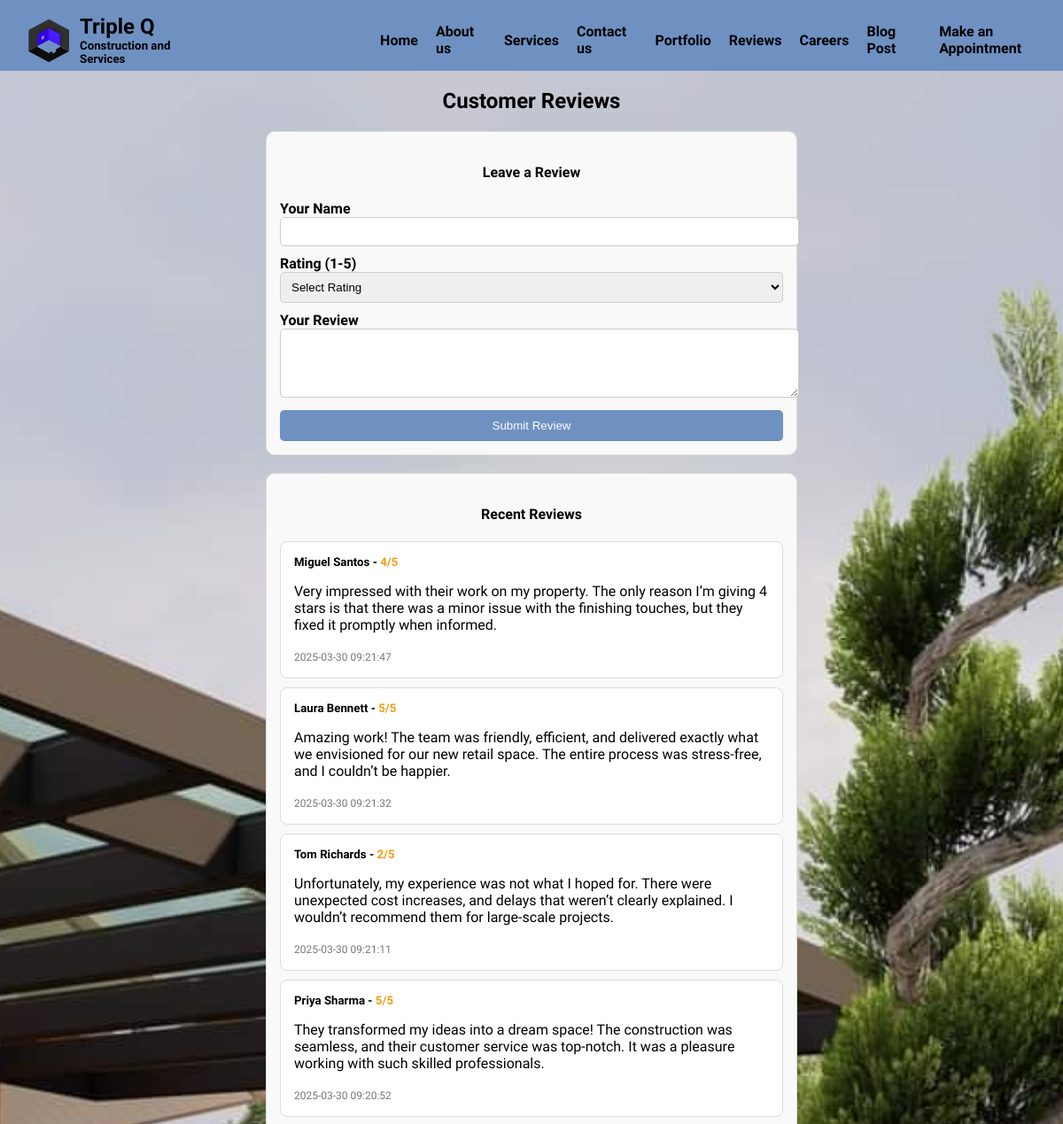
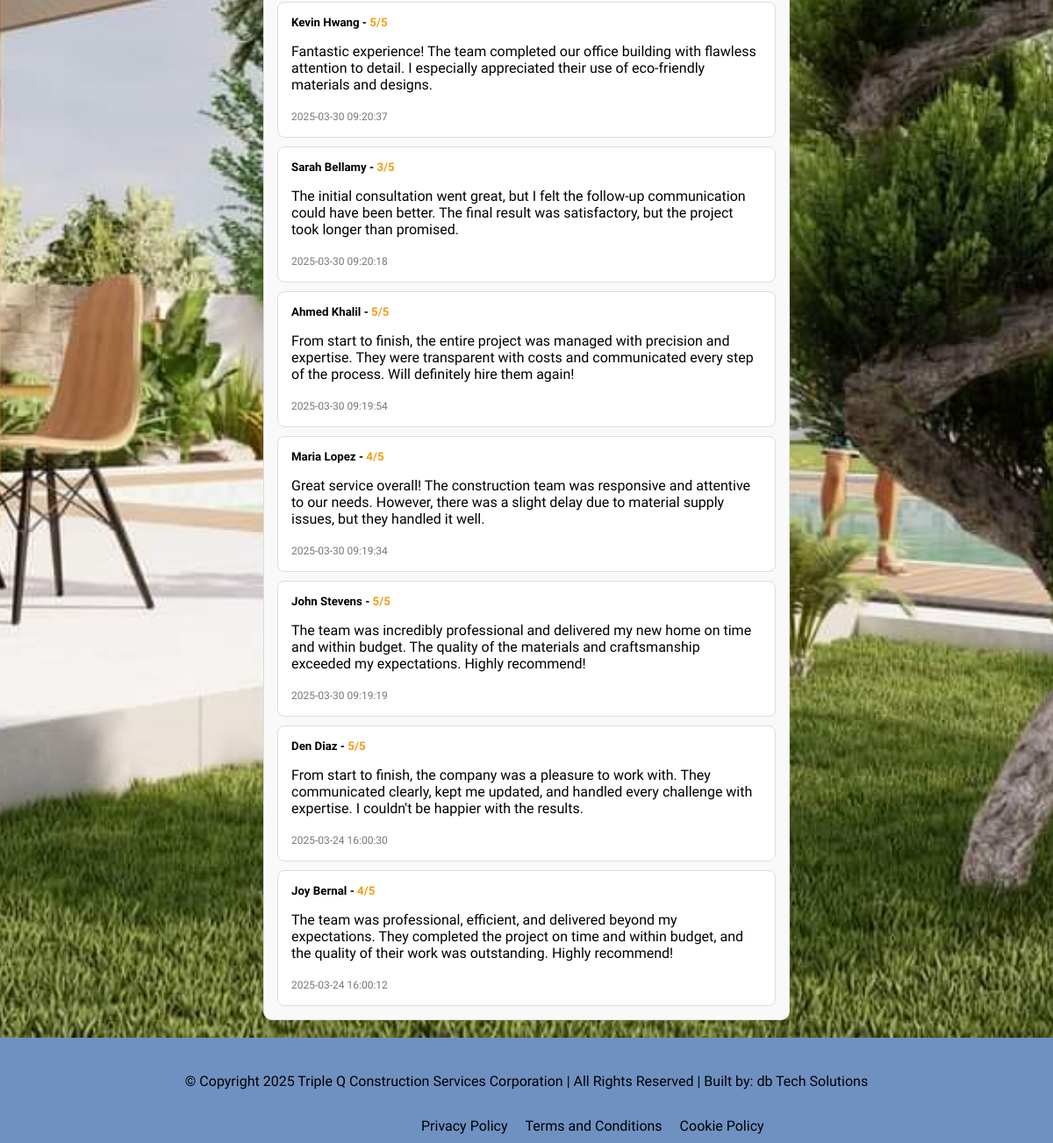
The app's page /reviews with its own data (2 pictures, top to bottom).
### tables this page shows
CREATE TABLE project_reviews (
    id INTEGER PRIMARY KEY AUTOINCREMENT,
    reviewer_name TEXT NOT NULL,
    rating INTEGER CHECK(rating BETWEEN 1 AND 5) NOT NULL,
    comment TEXT NOT NULL,
    created_at TIMESTAMP DEFAULT CURRENT_TIMESTAMP
);

### app.py (the view, shortened to what this page needs)
@app.route("/reviews", methods=["GET", "POST"])
def reviews():
    reviews = db.execute("SELECT * FROM project_reviews ORDER BY created_at DESC")
    return render_template("reviews.html", reviews=reviews)

### templates/reviews.html (shortened to what this page needs)
{% extends "layout.html" %}
{% block stylesheet %}
    <link rel="stylesheet" href="/static/styles/reviews.css">
{% endblock %}
{% block main %}
    <div class="reviews-container">
        <h2 class="text-center">Customer Reviews</h2>
        <div class="review-form">
            <h4>Leave a Review</h4>
            <form action="/reviews" method="POST">
                <div class="input-group">
                    <label for="name">Your Name</label>
                    <input type="text" id="name" name="name" required>
                </div>
                <div class="input-group">
                    <label for="rating">Rating (1-5)</label>
                    <select id="rating" name="rating" required>
                        <option value="" disabled selected>Select Rating</option>
                    </select>
                </div>
                <div class="input-group">
                    <label for="review">Your Review</label>
                    <textarea id="review" name="review" rows="4" required></textarea>
                </div>
                <button type="submit" class="btn-submit">Submit Review</button>
            </form>
        </div>
        <div class="reviews-list">
            <h4>Recent Reviews</h4>
            <div id="reviews-container">
                {% for review in reviews %}
                    <div class="review-card">
                        <h5>{{ review.reviewer_name }} - <span class="rating">{{ review.rating }}/5</span></h5>
                        <p>{{ review.comment }}</p>
                        <small class="date">{{ review.created_at }}</small>
                    </div>
                {% endfor %}
            </div>
        </div>
    </div>
{% endblock %}

### static/styles/general.css (style rules this page uses)
html, body { margin: 0; padding: 0; overflow-x: hidden; min-height: 100vh; display: flex; flex-direction: column; }
body { background-color: rgba(245, 245, 245, 0.49); }
body, h2, h5 { margin: 0; padding: 0; font-family: "Arima"; }
body { position: relative; min-height: 100vh; }
button { border: none; background-color: #6F91C2; padding: 10px 30px; border-radius: 20px; transition: opacity 0.15s; }

### static/styles/reviews.css (style rules this page uses)
.reviews-container { width: 50%; margin: auto; padding: 20px; text-align: center; }
.review-form, .reviews-list { margin-top: 20px; padding: 15px; border: 1px solid #ddd; border-radius: 10px; background-color: #f9f9f9; }
.input-group { margin-bottom: 10px; text-align: left; }
.input-group label { display: block; font-weight: bold; }
.input-group input, .input-group select, .input-group textarea { width: 100%; padding: 8px; border: 1px solid #ccc; border-radius: 5px; }
.btn-submit { background-color: #6F91C2; color: white; border: none; padding: 10px 15px; cursor: pointer; border-radius: 5px; width: 100%; }
.review-card { background: white; padding: 15px; border-radius: 8px; margin-top: 10px; border: 1px solid #ddd; text-align: left; }
.rating { color: #f39c12; font-weight: bold; }
.date { font-size: 12px; color: #777; }

### records on screen
project_reviews: reviewer_name "Miguel Santos", rating "4", comment "Very impressed with their work on my property. The only reason I’m giving 4 stars is that there was a minor issue with the finishing touches, but they fixed it promptly when informed.", created_at "2025-03-30 09:21:47"
project_reviews: reviewer_name "Laura Bennett", rating "5", comment "Amazing work! The team was friendly, efficient, and delivered exactly what we envisioned for our new retail space. The entire process was stress-free, and I couldn’t be happier.", created_at "2025-03-30 09:21:32"
project_reviews: reviewer_name "Tom Richards", rating "2", comment "Unfortunately, my experience was not what I hoped for. There were unexpected cost increases, and delays that weren’t clearly explained. I wouldn’t recommend them for large-scale projects.", created_at "2025-03-30 09:21:11"
project_reviews: reviewer_name "Priya Sharma", rating "5", comment "They transformed my ideas into a dream space! The construction was seamless, and their customer service was top-notch. It was a pleasure working with such skilled professionals.", created_at "2025-03-30 09:20:52"
project_reviews: reviewer_name "Kevin Hwang", rating "5", comment "Fantastic experience! The team completed our office building with flawless attention to detail. I especially appreciated their use of eco-friendly materials and designs.", created_at "2025-03-30 09:20:37"
project_reviews: reviewer_name "Sarah Bellamy", rating "3", comment "The initial consultation went great, but I felt the follow-up communication could have been better. The final result was satisfactory, but the project took longer than promised.", created_at "2025-03-30 09:20:18"
project_reviews: reviewer_name "Ahmed Khalil", rating "5", comment "From start to finish, the entire project was managed with precision and expertise. They were transparent with costs and communicated every step of the process. Will definitely hire them again!", created_at "2025-03-30 09:19:54"
project_reviews: reviewer_name "Maria Lopez", rating "4", comment "Great service overall! The construction team was responsive and attentive to our needs. However, there was a slight delay due to material supply issues, but they handled it well.", created_at "2025-03-30 09:19:34"
project_reviews: reviewer_name "John Stevens", rating "5", comment "The team was incredibly professional and delivered my new home on time and within budget. The quality of the materials and craftsmanship exceeded my expectations. Highly recommend!", created_at "2025-03-30 09:19:19"
project_reviews: reviewer_name "Den Diaz", rating "5", comment "From start to finish, the company was a pleasure to work with. They communicated clearly, kept me updated, and handled every challenge with expertise. I couldn't be happier with the results.", created_at "2025-03-24 16:00:30"
project_reviews: reviewer_name "Joy Bernal", rating "4", comment "The team was professional, efficient, and delivered beyond my expectations. They completed the project on time and within budget, and the quality of their work was outstanding. Highly recommend!", created_at "2025-03-24 16:00:12"
